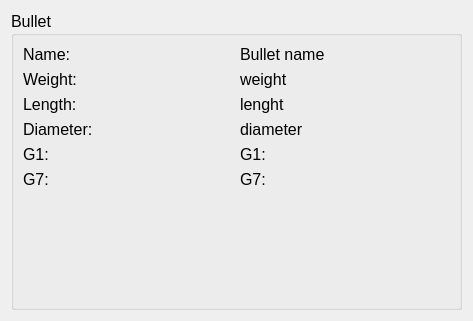
<?xml version="1.0" encoding="UTF-8"?>
<ui version="4.0">
 <class>catalogBulletInfo</class>
 <widget class="QWidget" name="catalogBulletInfo">
  <property name="geometry">
   <rect>
    <x>0</x>
    <y>0</y>
    <width>473</width>
    <height>321</height>
   </rect>
  </property>
  <property name="sizePolicy">
   <sizepolicy hsizetype="Preferred" vsizetype="Preferred">
    <horstretch>0</horstretch>
    <verstretch>0</verstretch>
   </sizepolicy>
  </property>
  <property name="maximumSize">
   <size>
    <width>473</width>
    <height>16777215</height>
   </size>
  </property>
  <property name="windowTitle">
   <string>Form</string>
  </property>
  <layout class="QGridLayout" name="gridLayout">
   <item row="0" column="0">
    <widget class="QGroupBox" name="bulletGroupBox">
     <property name="sizePolicy">
      <sizepolicy hsizetype="Expanding" vsizetype="Preferred">
       <horstretch>0</horstretch>
       <verstretch>0</verstretch>
      </sizepolicy>
     </property>
     <property name="minimumSize">
      <size>
       <width>0</width>
       <height>0</height>
      </size>
     </property>
     <property name="font">
      <font>
       <pointsize>12</pointsize>
      </font>
     </property>
     <property name="styleSheet">
      <string notr="true"/>
     </property>
     <property name="title">
      <string>Bullet</string>
     </property>
     <layout class="QGridLayout" name="gridLayout_2">
      <item row="0" column="0">
       <widget class="QLabel" name="label_79">
        <property name="sizePolicy">
         <sizepolicy hsizetype="Preferred" vsizetype="Preferred">
          <horstretch>0</horstretch>
          <verstretch>0</verstretch>
         </sizepolicy>
        </property>
        <property name="minimumSize">
         <size>
          <width>120</width>
          <height>0</height>
         </size>
        </property>
        <property name="text">
         <string>Name:</string>
        </property>
       </widget>
      </item>
      <item row="0" column="1">
       <widget class="QLabel" name="bulletName">
        <property name="sizePolicy">
         <sizepolicy hsizetype="Preferred" vsizetype="Preferred">
          <horstretch>0</horstretch>
          <verstretch>0</verstretch>
         </sizepolicy>
        </property>
        <property name="text">
         <string>Bullet name</string>
        </property>
       </widget>
      </item>
      <item row="1" column="0">
       <widget class="QLabel" name="label_74">
        <property name="sizePolicy">
         <sizepolicy hsizetype="Preferred" vsizetype="Preferred">
          <horstretch>0</horstretch>
          <verstretch>0</verstretch>
         </sizepolicy>
        </property>
        <property name="minimumSize">
         <size>
          <width>120</width>
          <height>0</height>
         </size>
        </property>
        <property name="text">
         <string>Weight:</string>
        </property>
       </widget>
      </item>
      <item row="1" column="1">
       <widget class="QLabel" name="weight">
        <property name="sizePolicy">
         <sizepolicy hsizetype="Preferred" vsizetype="Preferred">
          <horstretch>0</horstretch>
          <verstretch>0</verstretch>
         </sizepolicy>
        </property>
        <property name="minimumSize">
         <size>
          <width>120</width>
          <height>0</height>
         </size>
        </property>
        <property name="text">
         <string>weight</string>
        </property>
       </widget>
      </item>
      <item row="2" column="0">
       <widget class="QLabel" name="label_75">
        <property name="sizePolicy">
         <sizepolicy hsizetype="Preferred" vsizetype="Preferred">
          <horstretch>0</horstretch>
          <verstretch>0</verstretch>
         </sizepolicy>
        </property>
        <property name="minimumSize">
         <size>
          <width>120</width>
          <height>0</height>
         </size>
        </property>
        <property name="text">
         <string>Length:</string>
        </property>
       </widget>
      </item>
      <item row="2" column="1">
       <widget class="QLabel" name="lenght">
        <property name="sizePolicy">
         <sizepolicy hsizetype="Preferred" vsizetype="Preferred">
          <horstretch>0</horstretch>
          <verstretch>0</verstretch>
         </sizepolicy>
        </property>
        <property name="minimumSize">
         <size>
          <width>120</width>
          <height>0</height>
         </size>
        </property>
        <property name="text">
         <string>lenght</string>
        </property>
       </widget>
      </item>
      <item row="3" column="0">
       <widget class="QLabel" name="label_76">
        <property name="sizePolicy">
         <sizepolicy hsizetype="Preferred" vsizetype="Preferred">
          <horstretch>0</horstretch>
          <verstretch>0</verstretch>
         </sizepolicy>
        </property>
        <property name="minimumSize">
         <size>
          <width>120</width>
          <height>0</height>
         </size>
        </property>
        <property name="text">
         <string>Diameter:</string>
        </property>
       </widget>
      </item>
      <item row="3" column="1">
       <widget class="QLabel" name="diameter">
        <property name="sizePolicy">
         <sizepolicy hsizetype="Preferred" vsizetype="Preferred">
          <horstretch>0</horstretch>
          <verstretch>0</verstretch>
         </sizepolicy>
        </property>
        <property name="minimumSize">
         <size>
          <width>120</width>
          <height>0</height>
         </size>
        </property>
        <property name="text">
         <string>diameter</string>
        </property>
       </widget>
      </item>
      <item row="4" column="0">
       <widget class="QLabel" name="label_78">
        <property name="sizePolicy">
         <sizepolicy hsizetype="Preferred" vsizetype="Preferred">
          <horstretch>0</horstretch>
          <verstretch>0</verstretch>
         </sizepolicy>
        </property>
        <property name="minimumSize">
         <size>
          <width>120</width>
          <height>0</height>
         </size>
        </property>
        <property name="text">
         <string>G1:</string>
        </property>
       </widget>
      </item>
      <item row="4" column="1">
       <widget class="QLabel" name="g1">
        <property name="sizePolicy">
         <sizepolicy hsizetype="Preferred" vsizetype="Preferred">
          <horstretch>0</horstretch>
          <verstretch>0</verstretch>
         </sizepolicy>
        </property>
        <property name="minimumSize">
         <size>
          <width>120</width>
          <height>0</height>
         </size>
        </property>
        <property name="text">
         <string>G1:</string>
        </property>
       </widget>
      </item>
      <item row="5" column="0">
       <widget class="QLabel" name="label_80">
        <property name="sizePolicy">
         <sizepolicy hsizetype="Preferred" vsizetype="Preferred">
          <horstretch>0</horstretch>
          <verstretch>0</verstretch>
         </sizepolicy>
        </property>
        <property name="minimumSize">
         <size>
          <width>120</width>
          <height>0</height>
         </size>
        </property>
        <property name="text">
         <string>G7:</string>
        </property>
       </widget>
      </item>
      <item row="5" column="1">
       <widget class="QLabel" name="g7">
        <property name="sizePolicy">
         <sizepolicy hsizetype="Preferred" vsizetype="Preferred">
          <horstretch>0</horstretch>
          <verstretch>0</verstretch>
         </sizepolicy>
        </property>
        <property name="minimumSize">
         <size>
          <width>120</width>
          <height>0</height>
         </size>
        </property>
        <property name="text">
         <string>G7:</string>
        </property>
       </widget>
      </item>
      <item row="6" column="0">
       <spacer name="verticalSpacer">
        <property name="orientation">
         <enum>Qt::Vertical</enum>
        </property>
        <property name="sizeHint" stdset="0">
         <size>
          <width>20</width>
          <height>40</height>
         </size>
        </property>
       </spacer>
      </item>
     </layout>
    </widget>
   </item>
  </layout>
 </widget>
 <resources>
  <include location="../.rsrc/res.qrc"/>
 </resources>
 <connections/>
</ui>
